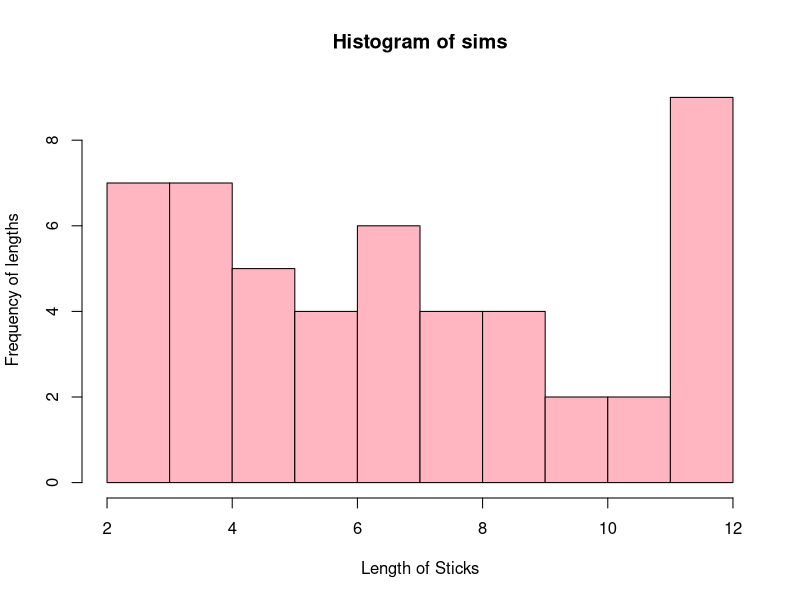
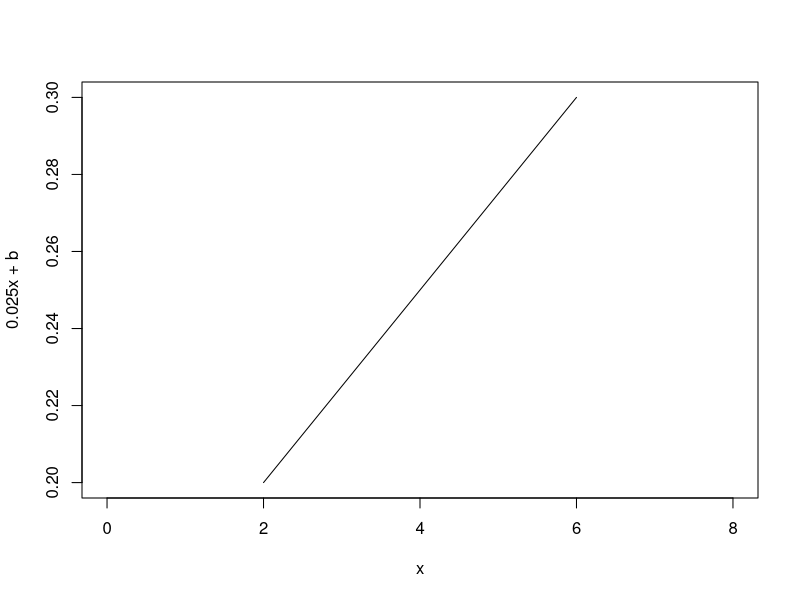

Reproduce these figures in R, in order.
## ---- chunk 1

#For Letter A

minLength <- 2 #Shortest possible length
maxLength <- 12 #Longest possible length
totalLength <- 12 - 2 #Total length accounted for the problem
scrappedLength <- 12 - 10 #Portion of length that will be scrapped
scrappedProb <- scrappedLength/totalLength #Probability of a it being scrapped
scrappedProb #Answer for letter A

#For Letter B

runs <- 50 #Number of simulations
sims <- runif(50, 2, 12) #Simulation of production of 50 sticks ranging from 2mm to 12mm
hist(sims,
     breaks = 10,
     xlab = "Length of Sticks",
     ylab = "Frequency of lengths",
     col = "light pink")
simsMean <- mean(sims) #Average of the sims
simsMean
simsVar <- var(sims) #Variance of the sims
simsVar

## ---- chunk 2

# For Letter A

b <- 0.15

curve ((0.025 * x) + b, 
       2, 
       6, 
       xlim = c(0, 8),
       xlab = "x",
       ylab = "0.025x + b")

